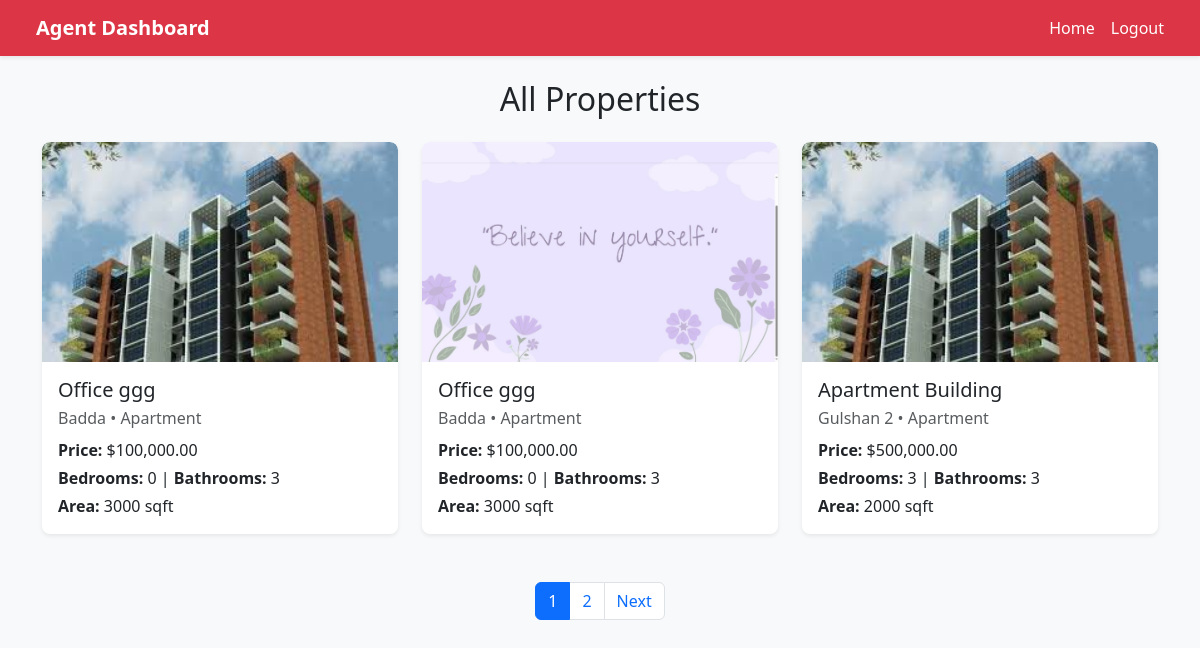
Screenshot of /all_properties.php with the database file from the repository.
### tables this page shows
CREATE TABLE `properties` (
  `id` int(11) NOT NULL,
  `agent_id` int(11) DEFAULT NULL,
  `title` varchar(255) DEFAULT NULL,
  `description` text DEFAULT NULL,
  `price` decimal(12,2) DEFAULT NULL,
  `location` varchar(255) DEFAULT NULL,
  `property_type` varchar(50) DEFAULT NULL,
  `bedrooms` int(11) DEFAULT NULL,
  `bathrooms` int(11) DEFAULT NULL,
  `area_sqft` float DEFAULT NULL,
  `created_at` timestamp NOT NULL DEFAULT current_timestamp(),
  `latitude` decimal(10,7) DEFAULT NULL,
  `longitude` decimal(10,7) DEFAULT NULL
);

### all_properties.php (the view, shortened to what this page needs)
<?php
require_once 'db.php';
$limit = 3;
$page = filter_input(INPUT_GET, 'page', FILTER_VALIDATE_INT) ?: 1;
$page = max($page, 1);
$offset = ($page - 1) * $limit;
$count_sql = "SELECT COUNT(DISTINCT p.id)
              FROM properties p
              INNER JOIN property_images pi ON pi.property_id = p.id";
$count_stmt = $conn->prepare($count_sql);
$count_stmt->execute();
$count_stmt->bind_result($total_rows);
$total_pages = ceil($total_rows / $limit);
$sql = "SELECT p.*, MIN(pi.image_path) AS image
        FROM properties p
        INNER JOIN property_images pi ON pi.property_id = p.id
        GROUP BY p.id
        ORDER BY p.created_at DESC
        LIMIT ? OFFSET ?";
$stmt = $conn->prepare($sql);
$stmt->bind_param("ii", $limit, $offset);
$stmt->execute();
$result = $stmt->get_result();
?>
<!DOCTYPE html>
<html lang="en">
<head>
  <link href="https://cdn.jsdelivr.net/npm/bootstrap@5.3.0/dist/css/bootstrap.min.css" rel="stylesheet">
</head>
<body class="bg-light">
  <nav class="navbar navbar-expand-lg navbar-dark bg-danger shadow-sm px-4">
    <div class="container-fluid">
      <span class="navbar-brand fw-bold">Agent Dashboard</span>
      <div class="d-flex">
        <a href="agent_dashboard.php" class="nav-link text-white">Home</a>
        <a href="logout.php" class="nav-link text-white ms-3">Logout</a>
      </div>
    </div>
  </nav>
  <div class="container py-4">
    <h2 class="text-center mb-4">All Properties</h2>
    <div class="row g-4">
      <?php if ($result->num_rows > 0): ?>
        <?php while ($row = $result->fetch_assoc()): ?>
          <div class="col-md-6 col-lg-4">
            <div class="property-card bg-white shadow-sm">
              <?php if (!empty($row['image'])): ?>
                <img src="<?= htmlspecialchars($row['image']) ?>" class="property-img" alt="Property Image">
              <?php endif; ?>
              <div class="property-info">
                <h5 class="mb-1"><?= htmlspecialchars($row['title']) ?></h5>
                <p class="text-muted mb-2">
                  <?= htmlspecialchars($row['location']) ?> • <?= htmlspecialchars($row['property_type']) ?>
                </p>
                <p class="mb-1"><strong>Price:</strong> $<?= number_format($row['price'], 2) ?></p>
                <p class="mb-1">
                  <strong>Bedrooms:</strong> <?= htmlspecialchars($row['bedrooms']) ?>
                  | <strong>Bathrooms:</strong> <?= htmlspecialchars($row['bathrooms']) ?>
                </p>
                <p class="mb-0"><strong>Area:</strong> <?= htmlspecialchars($row['area_sqft']) ?> sqft</p>
              </div>
            </div>
          </div>
        <?php endwhile; ?>
      <?php else: ?>
        <p class="text-center text-muted">No properties found.</p>
      <?php endif; ?>
    </div>
    <nav class="mt-5">
      <ul class="pagination justify-content-center">
        <?php for ($i = 1; $i <= $total_pages; $i++): ?>
          <li class="page-item <?= ($i == $page) ? 'active' : '' ?>">
            <a class="page-link" href="?page=<?= $i ?>"><?= $i ?></a>
          </li>
        <?php endfor; ?>
        <?php if ($page < $total_pages): ?>
          <li class="page-item">
            <a class="page-link" href="?page=<?= $page + 1 ?>">Next</a>
          </li>
        <?php endif; ?>
      </ul>
    </nav>
  </div>
</body>
</html>

### all_properties.php (style rules this page uses)
.property-img { width: 100%; height: 220px; object-fit: cover; border-top-left-radius: .5rem; border-top-right-radius: .5rem; }
.property-card { border-radius: .5rem; overflow: hidden; transition: transform 0.2s, box-shadow 0.2s; }
.property-info { padding: 1rem; }

### rows the page displays
properties: title "Office ggg", location "Badda", property_type "Apartment", price "100,000.00", bedrooms "0", bathrooms "3", area_sqft "3000"
properties: shows a picture, title "Office ggg", location "Badda", property_type "Apartment", price "100,000.00", bedrooms "0", bathrooms "3", area_sqft "3000"
properties: title "Apartment Building", location "Gulshan 2", property_type "Apartment", price "500,000.00", bedrooms "3", bathrooms "3", area_sqft "2000"
